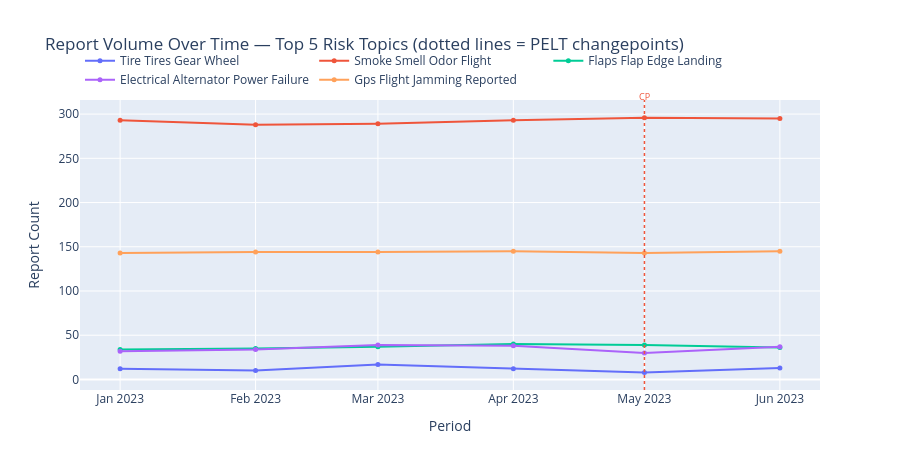

The cell this chart's notebook holds for it:
### Markdown cell above
## 4. Report Volume Over Time — Top 5 Topics (with PELT Changepoints)

### Code cell
top5_labels  = risks_sorted["label"].tolist()[:5]
top5_ids     = risks_sorted["Topic"].tolist()[:5]
label_to_id  = dict(zip(risks_sorted["label"], risks_sorted["Topic"]))
palette      = px.colors.qualitative.Plotly

fig = go.Figure()

for idx, (label, tid) in enumerate(zip(top5_labels, top5_ids)):
    td = trends[trends["topic_id"] == tid].sort_values("period")
    if td.empty:
        continue
    color = palette[idx % len(palette)]

    fig.add_trace(go.Scatter(
        x=td["period"], y=td["count"],
        mode="lines+markers",
        name=label,
        line=dict(color=color, width=2),
        marker=dict(size=5),
    ))

    cp_indices = changepoints.get(str(int(tid)), changepoints.get(int(tid), []))
    period_list = td["period"].tolist()
    for cp_i in cp_indices:
        if cp_i < len(period_list):
            fig.add_shape(
                type="line",
                x0=period_list[cp_i], x1=period_list[cp_i],
                y0=0, y1=1, yref="paper",
                line=dict(color=color, width=1.5, dash="dot"),
            )
            fig.add_annotation(
                x=period_list[cp_i], y=1.04, yref="paper",
                text="CP", font=dict(color=color, size=9),
                showarrow=False, xanchor="center",
            )

fig.update_layout(
    title="Report Volume Over Time — Top 5 Risk Topics (dotted lines = PELT changepoints)",
    xaxis_title="Period",
    yaxis_title="Report Count",
    height=470,
    hovermode="x unified",
    legend=dict(orientation="h", yanchor="bottom", y=1.02),
)
fig.show()

### Figure 1 — Plotly figure (JSON) as saved in the notebook; plotly's stock layout.template omitted (floating-point values rounded to 4 significant figures)
{"data": [{"line": {"color": "#636EFA", "width": 2}, "marker": {"size": 5}, "mode": "lines+markers", "name": "Tire Tires Gear Wheel", "type": "scatter", "x": ["2023-01", "2023-02", "2023-03", "2023-04", "2023-05", "2023-06"], "y": [12, 10, 17, 12, 8, 13]}, {"line": {"color": "#EF553B", "width": 2}, "marker": {"size": 5}, "mode": "lines+markers", "name": "Smoke Smell Odor Flight", "type": "scatter", "x": ["2023-01", "2023-02", "2023-03", "2023-04", "2023-05", "2023-06"], "y": [293, 288, 289, 293, 296, 295]}, {"line": {"color": "#00CC96", "width": 2}, "marker": {"size": 5}, "mode": "lines+markers", "name": "Flaps Flap Edge Landing", "type": "scatter", "x": ["2023-01", "2023-02", "2023-03", "2023-04", "2023-05", "2023-06"], "y": [34, 35, 37, 40, 39, 36]}, {"line": {"color": "#AB63FA", "width": 2}, "marker": {"size": 5}, "mode": "lines+markers", "name": "Electrical Alternator Power Failure", "type": "scatter", "x": ["2023-01", "2023-02", "2023-03", "2023-04", "2023-05", "2023-06"], "y": [32, 34, 39, 38, 30, 37]}, {"line": {"color": "#FFA15A", "width": 2}, "marker": {"size": 5}, "mode": "lines+markers", "name": "Gps Flight Jamming Reported", "type": "scatter", "x": ["2023-01", "2023-02", "2023-03", "2023-04", "2023-05", "2023-06"], "y": [143, 144, 144, 145, 143, 145]}], "layout": {"annotations": [{"font": {"color": "#EF553B", "size": 9}, "showarrow": false, "text": "CP", "x": "2023-05", "xanchor": "center", "y": 1.04, "yref": "paper"}], "height": 470, "hovermode": "x unified", "legend": {"orientation": "h", "y": 1.02, "yanchor": "bottom"}, "shapes": [{"line": {"color": "#EF553B", "dash": "dot", "width": 1.5}, "type": "line", "x0": "2023-05", "x1": "2023-05", "y0": 0, "y1": 1, "yref": "paper"}], "title": {"text": "Report Volume Over Time — Top 5 Risk Topics (dotted lines = PELT changepoints)"}, "xaxis": {"title": {"text": "Period"}}, "yaxis": {"title": {"text": "Report Count"}}}}
